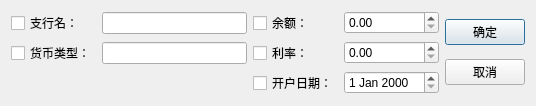
<?xml version="1.0" encoding="UTF-8"?>
<ui version="4.0">
 <class>LoginDialog</class>
 <widget class="QDialog" name="LoginDialog">
  <property name="geometry">
   <rect>
    <x>0</x>
    <y>0</y>
    <width>536</width>
    <height>94</height>
   </rect>
  </property>
  <property name="sizePolicy">
   <sizepolicy hsizetype="Fixed" vsizetype="Fixed">
    <horstretch>0</horstretch>
    <verstretch>0</verstretch>
   </sizepolicy>
  </property>
  <property name="windowTitle">
   <string>输入</string>
  </property>
  <layout class="QGridLayout" name="gridLayout">
   <item row="5" column="3">
    <layout class="QVBoxLayout" name="verticalLayout_2">
     <item>
      <layout class="QGridLayout" name="gridLayout_2">
       <item row="1" column="1">
        <widget class="QLineEdit" name="Currency_Type"/>
       </item>
       <item row="0" column="3">
        <widget class="QDoubleSpinBox" name="Balance">
         <property name="maximum">
          <double>999999999999.000000000000000</double>
         </property>
        </widget>
       </item>
       <item row="1" column="3">
        <widget class="QDoubleSpinBox" name="Interest_Rate">
         <property name="maximum">
          <double>999999999999.000000000000000</double>
         </property>
        </widget>
       </item>
       <item row="2" column="3">
        <widget class="QDateEdit" name="Opening_Date"/>
       </item>
       <item row="0" column="2">
        <widget class="QCheckBox" name="nBalance">
         <property name="text">
          <string>余额：</string>
         </property>
        </widget>
       </item>
       <item row="1" column="2">
        <widget class="QCheckBox" name="nInterest_Rate">
         <property name="text">
          <string>利率：</string>
         </property>
        </widget>
       </item>
       <item row="2" column="2">
        <widget class="QCheckBox" name="nOpening_Date">
         <property name="text">
          <string>开户日期：</string>
         </property>
        </widget>
       </item>
       <item row="1" column="0">
        <widget class="QCheckBox" name="nCurrency_Type">
         <property name="text">
          <string>货币类型：</string>
         </property>
        </widget>
       </item>
       <item row="0" column="0">
        <widget class="QCheckBox" name="nBank_Name">
         <property name="text">
          <string>支行名：</string>
         </property>
        </widget>
       </item>
       <item row="0" column="1">
        <widget class="QLineEdit" name="Bank_Name"/>
       </item>
      </layout>
     </item>
    </layout>
   </item>
   <item row="5" column="4">
    <layout class="QVBoxLayout" name="verticalLayout">
     <item>
      <widget class="QPushButton" name="OB">
       <property name="text">
        <string>确定</string>
       </property>
      </widget>
     </item>
     <item>
      <widget class="QPushButton" name="EB">
       <property name="text">
        <string>取消</string>
       </property>
      </widget>
     </item>
    </layout>
   </item>
  </layout>
 </widget>
 <resources/>
 <connections/>
</ui>
